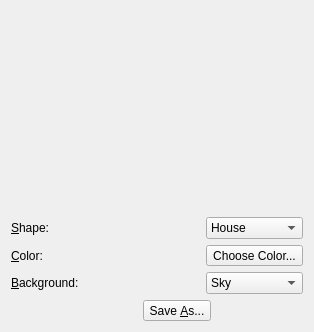
<?xml version="1.0" encoding="UTF-8"?>
<ui version="4.0">
 <class>Window</class>
 <widget class="QWidget" name="Window">
  <property name="geometry">
   <rect>
    <x>0</x>
    <y>0</y>
    <width>339</width>
    <height>353</height>
   </rect>
  </property>
  <property name="windowTitle">
   <string>SVG Generator</string>
  </property>
  <layout class="QGridLayout" name="gridLayout_2">
   <property name="sizeConstraint">
    <enum>QLayout::SetFixedSize</enum>
   </property>
   <item row="0" column="0">
    <spacer name="horizontalSpacer_2">
     <property name="orientation">
      <enum>Qt4::Horizontal</enum>
     </property>
     <property name="sizeHint" stdset="0">
      <size>
       <width>40</width>
       <height>20</height>
      </size>
     </property>
    </spacer>
   </item>
   <item row="0" column="1">
    <widget class="DisplayWidget" name="displayWidget" native="true">
     <property name="sizePolicy">
      <sizepolicy hsizetype="Fixed" vsizetype="Fixed">
       <horstretch>200</horstretch>
       <verstretch>200</verstretch>
      </sizepolicy>
     </property>
     <property name="minimumSize">
      <size>
       <width>200</width>
       <height>200</height>
      </size>
     </property>
     <property name="maximumSize">
      <size>
       <width>200</width>
       <height>200</height>
      </size>
     </property>
    </widget>
   </item>
   <item row="0" column="2">
    <spacer name="horizontalSpacer_3">
     <property name="orientation">
      <enum>Qt4::Horizontal</enum>
     </property>
     <property name="sizeHint" stdset="0">
      <size>
       <width>40</width>
       <height>20</height>
      </size>
     </property>
    </spacer>
   </item>
   <item row="1" column="0" colspan="3">
    <layout class="QGridLayout" name="gridLayout">
     <item row="0" column="0">
      <widget class="QLabel" name="label">
       <property name="text">
        <string>&amp;Shape:</string>
       </property>
       <property name="buddy">
        <cstring>shapeComboBox</cstring>
       </property>
      </widget>
     </item>
     <item row="0" column="1">
      <widget class="QComboBox" name="shapeComboBox">
       <item>
        <property name="text">
         <string>House</string>
        </property>
       </item>
       <item>
        <property name="text">
         <string>Car</string>
        </property>
       </item>
      </widget>
     </item>
     <item row="1" column="0">
      <widget class="QLabel" name="label_2">
       <property name="text">
        <string>&amp;Color:</string>
       </property>
       <property name="buddy">
        <cstring>colorButton</cstring>
       </property>
      </widget>
     </item>
     <item row="1" column="1">
      <widget class="QToolButton" name="colorButton">
       <property name="text">
        <string>Choose Color...</string>
       </property>
      </widget>
     </item>
     <item row="2" column="0">
      <widget class="QLabel" name="label_3">
       <property name="text">
        <string>&amp;Background:</string>
       </property>
       <property name="buddy">
        <cstring>shapeComboBox_2</cstring>
       </property>
      </widget>
     </item>
     <item row="2" column="1">
      <widget class="QComboBox" name="shapeComboBox_2">
       <item>
        <property name="text">
         <string>Sky</string>
        </property>
       </item>
       <item>
        <property name="text">
         <string>Trees</string>
        </property>
       </item>
       <item>
        <property name="text">
         <string>Road</string>
        </property>
       </item>
      </widget>
     </item>
    </layout>
   </item>
   <item row="2" column="0" colspan="3">
    <layout class="QHBoxLayout" name="horizontalLayout">
     <item>
      <spacer name="horizontalSpacer">
       <property name="orientation">
        <enum>Qt4::Horizontal</enum>
       </property>
       <property name="sizeHint" stdset="0">
        <size>
         <width>40</width>
         <height>20</height>
        </size>
       </property>
      </spacer>
     </item>
     <item>
      <widget class="QToolButton" name="toolButton_2">
       <property name="text">
        <string>Save &amp;As...</string>
       </property>
      </widget>
     </item>
    </layout>
   </item>
  </layout>
 </widget>
 <customwidgets>
  <customwidget>
   <class>DisplayWidget</class>
   <extends>QWidget</extends>
   <header>displaywidget.h</header>
   <container>1</container>
  </customwidget>
 </customwidgets>
 <resources/>
 <connections>
  <connection>
   <sender>shapeComboBox</sender>
   <signal>currentIndexChanged(int)</signal>
   <receiver>Window</receiver>
   <slot>updateShape(int)</slot>
   <hints>
    <hint type="sourcelabel">
     <x>288</x>
     <y>232</y>
    </hint>
    <hint type="destinationlabel">
     <x>336</x>
     <y>234</y>
    </hint>
   </hints>
  </connection>
  <connection>
   <sender>colorButton</sender>
   <signal>clicked()</signal>
   <receiver>Window</receiver>
   <slot>updateColor()</slot>
   <hints>
    <hint type="sourcelabel">
     <x>301</x>
     <y>262</y>
    </hint>
    <hint type="destinationlabel">
     <x>337</x>
     <y>267</y>
    </hint>
   </hints>
  </connection>
  <connection>
   <sender>shapeComboBox_2</sender>
   <signal>currentIndexChanged(int)</signal>
   <receiver>Window</receiver>
   <slot>updateBackground(int)</slot>
   <hints>
    <hint type="sourcelabel">
     <x>306</x>
     <y>299</y>
    </hint>
    <hint type="destinationlabel">
     <x>337</x>
     <y>311</y>
    </hint>
   </hints>
  </connection>
  <connection>
   <sender>toolButton_2</sender>
   <signal>clicked()</signal>
   <receiver>Window</receiver>
   <slot>saveSvg()</slot>
   <hints>
    <hint type="sourcelabel">
     <x>298</x>
     <y>336</y>
    </hint>
    <hint type="destinationlabel">
     <x>307</x>
     <y>348</y>
    </hint>
   </hints>
  </connection>
 </connections>
 <slots>
  <slot>updateBackground(int)</slot>
  <slot>updateColor()</slot>
  <slot>updateShape(int)</slot>
  <slot>saveSvg()</slot>
 </slots>
</ui>
